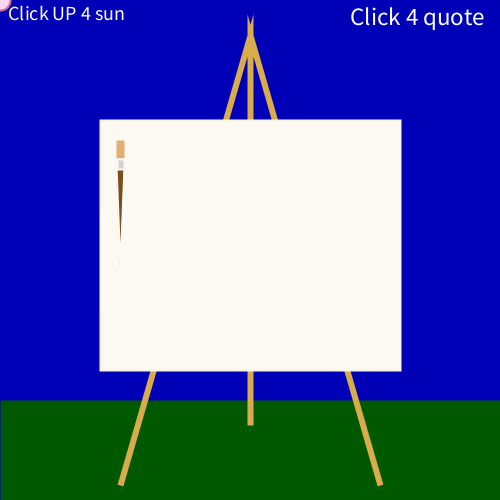
Frame 1 (no input)
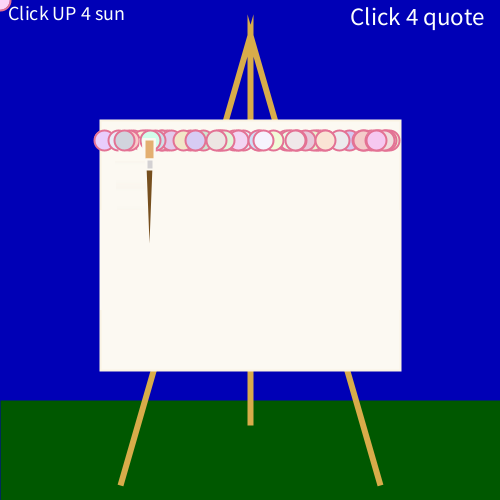
Frame 60 (the mouse pressed at the canvas centre just before this capture)
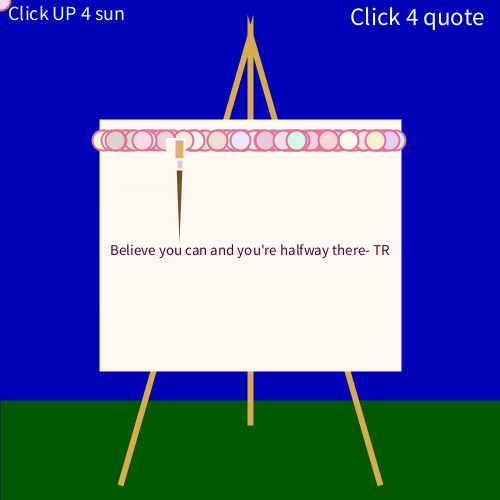
Frame 120 (the mouse held since frame 60 and released just before this capture)

The Processing sketch that drew these frames (run headless with seeded random() and noise(); from frame 60 on, the mouse is pressed at the canvas centre):

// Processing sketch: Monti_Bea_1st_Sem_project
// ── Monti_Bea_1st_Sem_project.pde
/*
Bea Monti
 6/29/22
 I revolved this project around art.
 I believe that art is inspirational,
 so on the canvas, i wrote some quotes that
 inspire me. To convey that someone is drawing,
 a paint brush repeatedly moves across the canvas.
 The artist continues to overlap circles.
 They paint several circles in one horizontal line.
 The circles are many random colors generated from the computer.
 These actions occured in order to complete the Semseter 1 CompSci project.
 THE PROCESS
 I began this project not knowing where exactly to start,
 but I knew I wanted it to coorleate to painting because its my favorite hobby.
 Since i coded something im interested in, it automatically made the project
 more exciting!! Although, what i found difficult was organzing my code. This
 is because im not very organized, so I didnt know what part of my project
 was what. EX) I changed the x axis of the easel rather than the brush
 However, i learned to make a lot of comments in orer to better understand what
 im changing. After this hiccup, i enjoyed changing the colors of the project
 in order for it to be appealing! I figured out how to change the range of colors 
 on my own. For instance i only wanted the paint stroke to range from different shades
 of pastels. A helpful comment that my peer gave me was to create interactions between the 
 user and the code. Therefore, one you click the mousepad, a qoute pops up on the canvas.
 All in all, if i had more time, i would angle my brush sideways rather than straight down
 to give the illusion that someone is actually painting.
 
 */

float paintx;
float painty;
//location of brush stroke

float brushOffset = -100;
float brushSpeed = 0.5;
//location of brush

String rps = "";
int r;



void setup() {
  size(500, 500);
  background(random(0), random(0), random(50, 255));

  //texts
  fill(#FCFFFD);
  textSize(25);
  text("Click 4 quote", 350, 25);
  textSize(20);
  text("Click UP 4 sun", 8, 20);

  //grass
  beginShape();
  stroke(random(0), random(50, 200), random(0));
 strokeWeight(200);
  vertex(0, 500);
  vertex(500, 500);
  endShape(CLOSE);

  //easel
  beginShape();
  fill(#AD832A);
  stroke(#D8AC4A);
  strokeWeight(6);
  vertex(250, 35);
  vertex(120, 485);
  vertex(250, 35);
  vertex(380, 485);
  vertex(250, 35);
  vertex(250, 425);
  endShape(CLOSE);

  //canvas
  fill(#FCF9F2);
  stroke(#FAF3E3);
  strokeWeight(2);
  rect(100, 120, 300, 250);
}

void draw() {
  //canvas pt. 2
  //I used this so my text wouldnt overlap
  fill(#FCF9F2);
  noStroke();
  rect(100, 210, 300, 100);
  

  //paint strokes
  fill(random(200, 255), random(200, 255), random(200, 255));
  stroke(#E37294);
  circle(paintx, painty, 20);
  paintx = int(random(100, 400));
  painty = int(random(140, 0));

//brush (and brush parts)

  push();
  translate(brushOffset, -1);
  stroke(#FCF9F2);
  //handle
  beginShape();
  fill(#764F1E);
  vertex(220, 270);
  vertex(225, 140);
  vertex(215, 140);
  endShape(CLOSE);
  //bristles
  fill(#E3AF70);
  rect(215, 140, 10, 20);
  //metal peice of brush
  fill(#D3D1D3);
  rect(217, 160, 7, 10);

  brushOffset = brushOffset + brushSpeed;
  if (brushOffset > 175) {
    brushSpeed = -abs(brushSpeed);
  }
  if (brushOffset < -110) {
    brushSpeed = abs(brushSpeed);
  }
  pop();
 
 //quote color + appear
 //fill(#3264EA);  
 fill(random(20, 100), random(0), random(20, 100));
 text(rps, width/2, height/2);
}


void mousePressed() {
 
//quotes  
  textAlign(CENTER, CENTER);
  textSize(15);
  r = int(random(0, 3));
  if (r == 0) {
    rps = "Believe you can and you're halfway there- TR";
  } else if (r == 1) {
    rps = "I never dreamed about success I worked for it- EL";
  } else {
    rps = "It always seems impossible until its done- NM";
  }
  
  //autograph
  fill(#580850);
  textSize(15);
  text("Drawn by: Bea Monti", 260, 360);
}

//sun
void keyPressed() {
  if (key == CODED) {
    if (keyCode == UP) {
      fill(random(200, 250), random(100, 235), random(60, 160));
      stroke(#FCB45C);
      strokeWeight(3);
      circle(30, 30, 120);
    }
  }

}

/*
FEEDBACK!
peer 1- create a setting
What i did: I decided that it would be a sunny day. 
This was shown through a light blue background and a sun.
However if i had more time, i would have created a color changing background,
where the the day sky would increasingly get darker into the night

peer 2- change size of text
what i did: I aggreed to changing this because it was quite hard to read.
However, the text was longer than the screensize, so it was very 
difficult to read. As a result, I increased the size of text by 5 
and changed the x coordinate of the canvas to make it bigger. 


peer 3- change appearance of brush
what i did: I 100% aggreed with this statement because the 
art brush did not realy look like an art brush. Therefore,
I played with the dimensions of the bristles and added
a metal peice to the brush. Im not really sure what that 
metal peice is actually called, but i see it on any
typical brush. Although, if i had more time,
i would add lines to the bristles to make it more realistic

peer 3- change the angle of brush
As stated above, if i had more time i would have done this!

*/
